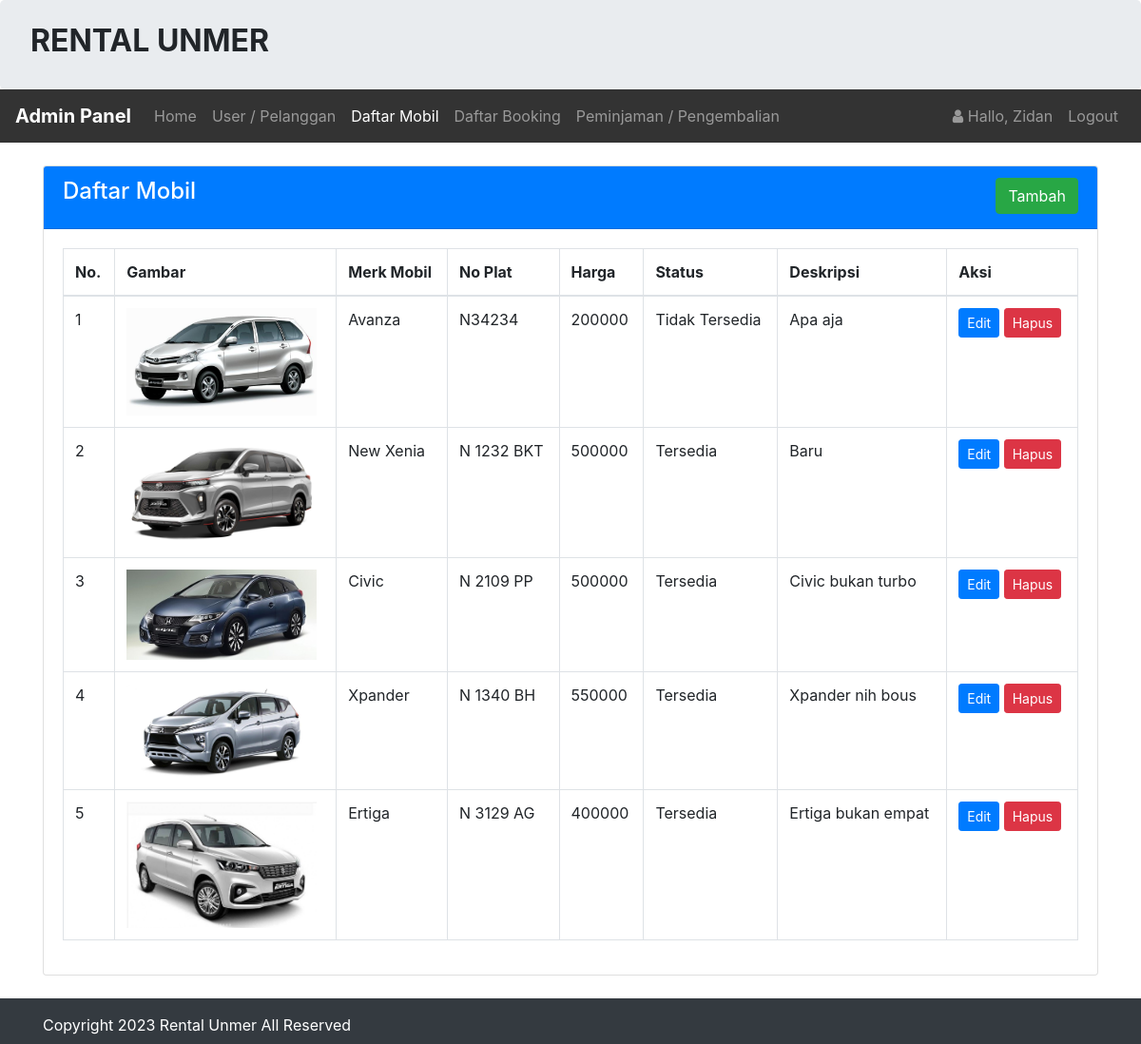
/admin/mobil/mobil.php (signed in), run on the app's committed database.
### tables this page shows
CREATE TABLE `infoweb` (
  `id` int(11) NOT NULL,
  `nama_rental` varchar(255) DEFAULT NULL,
  `telp` varchar(15) DEFAULT NULL,
  `alamat` text DEFAULT NULL,
  `email` varchar(255) DEFAULT NULL,
  `no_rek` text DEFAULT NULL,
  `updated_at` timestamp NOT NULL DEFAULT current_timestamp()
);

CREATE TABLE `mobil` (
  `id_mobil` int(11) NOT NULL,
  `no_plat` varchar(255) NOT NULL,
  `merk` varchar(255) NOT NULL,
  `harga` int(255) NOT NULL,
  `deskripsi` varchar(255) NOT NULL,
  `status` varchar(255) NOT NULL,
  `gambar` text NOT NULL
);

### koneksi/koneksi.php (called while the page is built, shortened)
<?php
    $user = 'root';
    $pass = '';
    $koneksi = new PDO("mysql:host=localhost;dbname=rental_unmer", $user, $pass);
    $url = "http://localhost/rental-mobil/";
    $sql_web = "SELECT * FROM infoweb WHERE id = 1";
    $row_web = $koneksi->prepare($sql_web);
    $row_web->execute();
    $info_web = $row_web->fetch(PDO::FETCH_OBJ);
?>

### admin/mobil/mobil.php (the view, shortened to what this page needs)
<?php
    require '../../koneksi/koneksi.php';
    $title_web = 'Daftar Mobil';
    include '../header.php';
?>
<br>
<div class="container">
    <div class="card">
        <div class="card-header text-white bg-primary">
            <h4 class="card-title">
                Daftar Mobil
                <div class="float-right">
                    <a class="btn btn-success" href="tambah.php" role="button">Tambah</a>
                </div>
            </h4>
        </div>
        <div class="card-body">
            <div class="table-responsive">
                <table class="table table-bordered">
                    <thead>
                        <tr>
                            <th>No.</th>
                            <th>Gambar</th>
                            <th>Merk Mobil</th>
                            <th>No Plat</th>
                            <th>Harga</th>
                            <th>Status</th>
                            <th>Deskripsi</th>
                            <th>Aksi</th>
                        </tr>
                    </thead>
                    <tbody>
                        <?php
                            $sql = "SELECT *FROM mobil ORDER BY id_mobil ASC";
                            $row = $koneksi->prepare($sql);
                            $row->execute();
                            $hasil = $row->fetchAll();
                            $no = 1;
                            foreach($hasil as $isi)
                            {
                        ?>
                        <tr>
                            <td><?php echo $no;?></td>
                            <td><img src="../../assets/image/<?php echo $isi['gambar'];?>" class="img-fluid" style="width:200px;"></td>
                            <td><?php echo $isi['merk'];?></td>
                            <td><?php echo $isi['no_plat'];?></td>
                            <td><?php echo $isi['harga'];?></td>
                            <td><?php echo $isi['status'];?></td>
                            <td><?php echo $isi['deskripsi'];?></td>
                            <td>
                                <a class="btn btn-primary btn-sm" href="edit.php?id=<?php echo $isi['id_mobil'];?>" role="button">Edit</a>
                                <a class="btn btn-danger  btn-sm" href="proses.php?aksi=hapus&id=<?= $isi['id_mobil'];?>&gambar=<?= $isi['gambar'];?>" role="button">Hapus</a>
                            </td>
                        </tr>
                        <?php $no++; }?>
                    </tbody>
                </table>
            </div>
        </div>
    </div>
</div>
<?php  include '../footer.php';?>

### admin/header.php (shortened to what this page needs)
<?php
    $id_login = $_SESSION['USER']['id_login'];
    $row = $koneksi->prepare("SELECT * FROM login WHERE id_login=?");
    $row->execute(array($id_login));
    $hasil_login = $row->fetch();
?>
<!doctype html>
<html lang="en">
  <head>
    <link rel="stylesheet" href="<?php echo $url;?>assets/css/bootstrap.css" >
    <link rel="stylesheet" href="<?php echo $url;?>assets/css/font-awesome.css" >
  </head>
  <body>
    <div class="jumbotron pt-4 pb-4">
        <div class="row">
            <div class="col-sm-8">
                <h2><b style="text-transform:uppercase;"><?= $info_web->nama_rental;?> </b></h2>
            </div>
        </div>
    </div>
    <nav class="navbar navbar-expand-lg navbar-dark" style="background-color: #333;">
        <a class="navbar-brand" href="<?php echo $url;?>admin/"><b>Admin Panel</b></a>
        <div class="collapse navbar-collapse" id="collapsibleNavId">
            <ul class="navbar-nav mr-auto mt-2 mt-lg-0">
                <li class="nav-item <?php if($title_web == 'Dashboard'){ echo 'active';}?>">
                    <a class="nav-link" href="<?php echo $url;?>admin/">Home <span class="sr-only">(current)</span></a>
                </li>
                <li class="nav-item <?php if($title_web == 'User'){ echo 'active';}?>">
                    <a class="nav-link" href="<?php echo $url;?>admin/user/index.php">User / Pelanggan</a>
                </li>
                <li class="nav-item <?php if($title_web == 'Daftar Mobil'){ echo 'active';}?>
                <?php if($title_web == 'Tambah Mobil'){ echo 'active';}?>
                <?php if($title_web == 'Edit Mobil'){ echo 'active';}?>">
                    <a class="nav-link" href="<?php echo $url;?>admin/mobil/mobil.php">Daftar Mobil</a>
                </li>
                <li class="nav-item <?php if($title_web == 'Daftar Booking'){ echo 'active';}?>
                <?php if($title_web == 'Konfirmasi'){ echo 'active';}?>">
                    <a class="nav-link" href="<?php echo $url;?>admin/booking/booking.php">Daftar Booking</a>
                </li>
                <li class="nav-item <?php if($title_web == 'Peminjaman'){ echo 'active';}?>">
                    <a class="nav-link" href="<?php echo $url;?>admin/peminjaman/peminjaman.php">Peminjaman / Pengembalian</a>
                </li>
            </ul>
            <ul class="navbar-nav my-2 my-lg-0">
                <li class="nav-item">
                    <a class="nav-link" href="#">
                        <i class="fa fa-user"> </i> Hallo, <?php echo $hasil_login['nama_pengguna'];?>
                    </a>
                </li>
                <li class="nav-item">
                    <a class="nav-link" onclick="return confirm('Apakah anda ingin logout ?');" href="<?php echo $url;?>admin/logout.php">Logout</a>
                </li>
            </ul>
        </div>
    </nav>

### admin/footer.php (shortened to what this page needs)
    <div class="footer mt-4 bg-dark text-white pt-3 pb-2">
      <div class="container">
        Copyright <?= date('Y');?> <?= $info_web->nama_rental;?> All Reserved
      </div>
    </div>
  </body>
</html>

### data on the page
infoweb: nama_rental "RENTAL UNMER", nama_rental "Rental Unmer"
mobil: gambar (picture), merk "Avanza", no_plat "N34234", harga "200000", status "Tidak Tersedia", deskripsi "Apa aja"
mobil: gambar (picture), merk "New Xenia", no_plat "N 1232 BKT", harga "500000", status "Tersedia", deskripsi "Baru"
mobil: gambar (picture), merk "Civic", no_plat "N 2109 PP", harga "500000", status "Tersedia", deskripsi "Civic bukan turbo"
mobil: gambar (picture), merk "Xpander", no_plat "N 1340 BH", harga "550000", status "Tersedia", deskripsi "Xpander nih bous"
mobil: gambar (picture), merk "Ertiga", no_plat "N 3129 AG", harga "400000", status "Tersedia", deskripsi "Ertiga bukan empat"

### other printed values
$hasil_login['nama_pengguna'] "Zidan"
